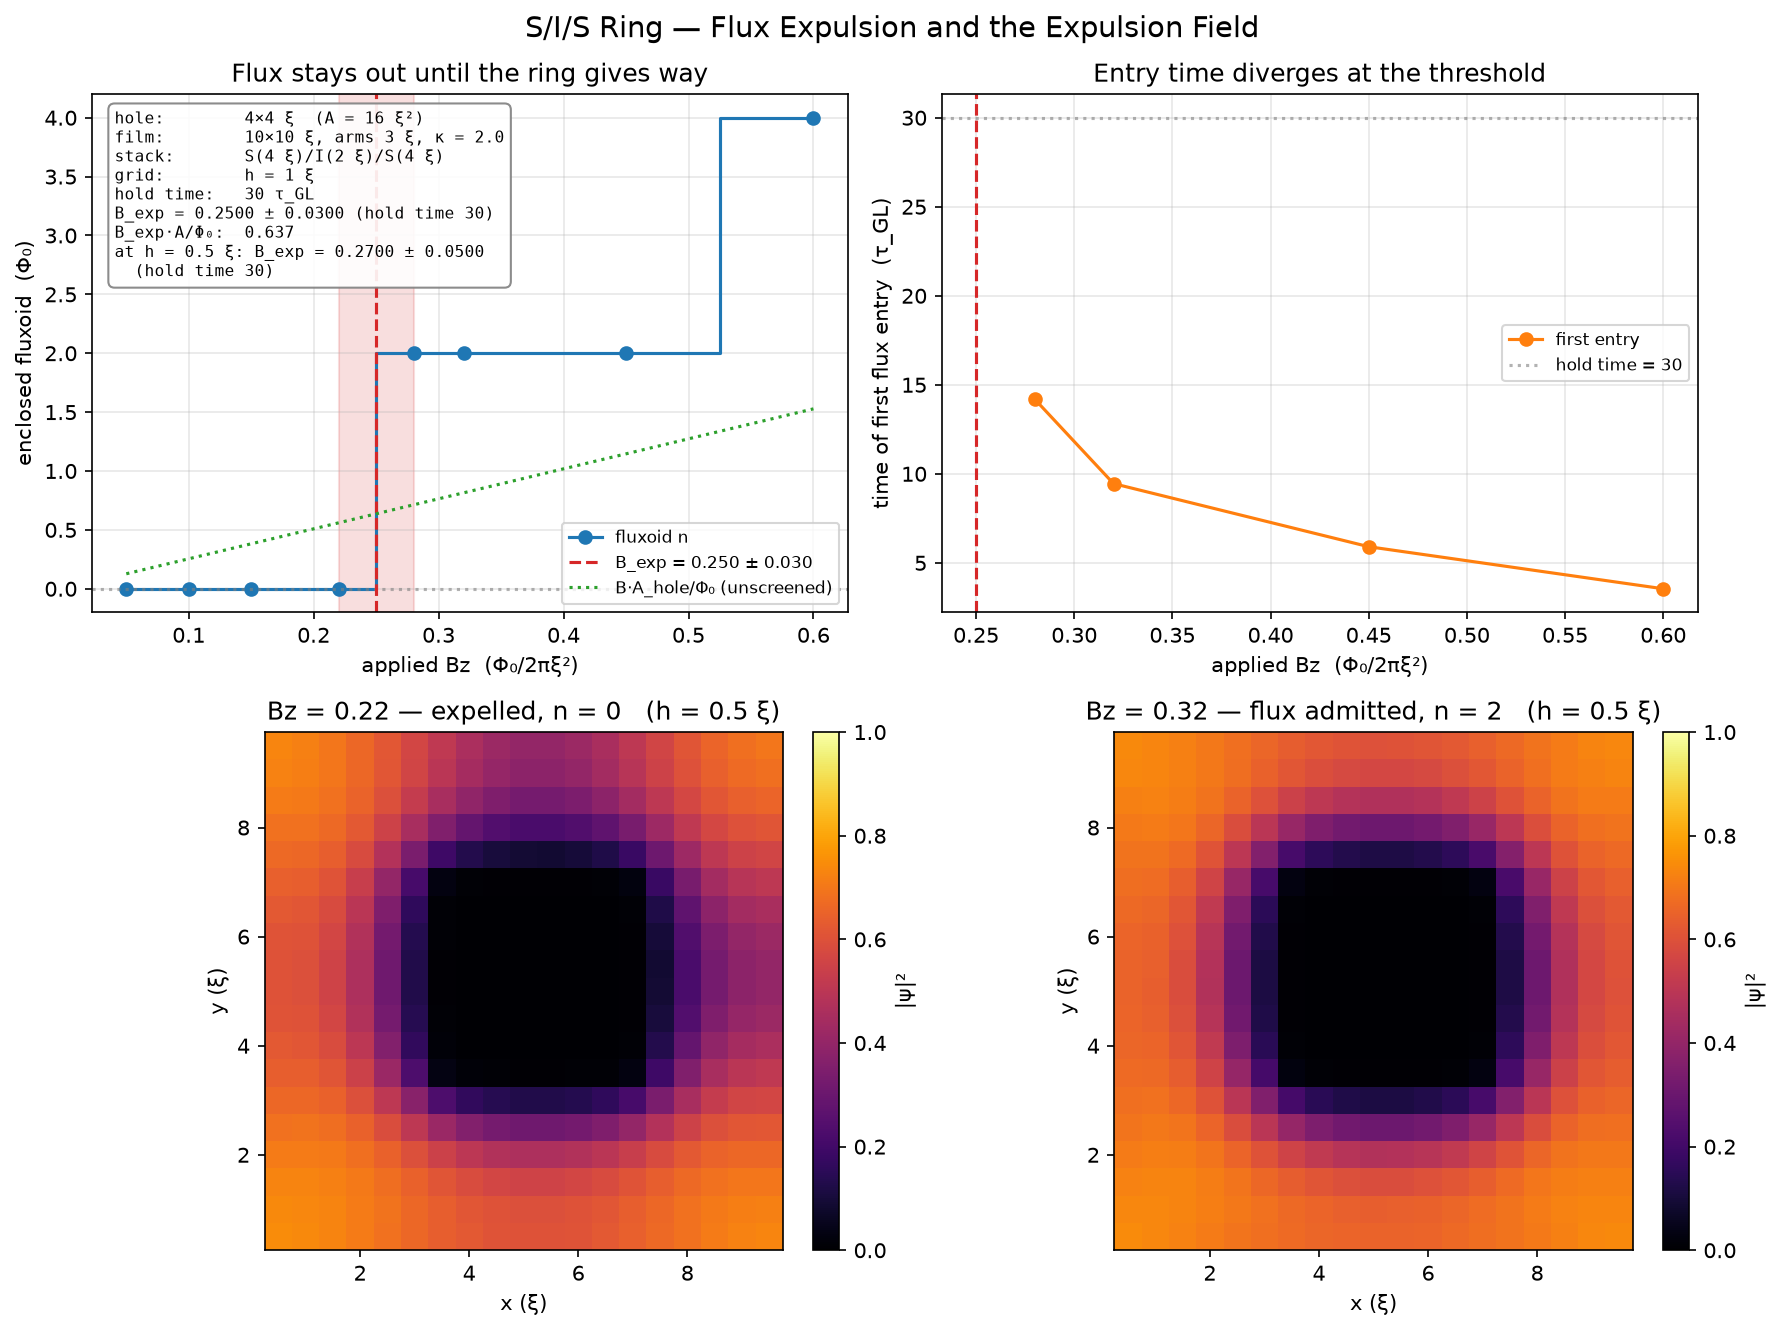

Write Python code to recreate this figure.
"""Flux expulsion by an S/I/S ring: how much field a hole can keep out.

A square hole is carved through both superconducting layers of an S/I/S stack,
leaving the oxide continuous.  The ring around the hole circulates a screening
current that holds the enclosed *fluxoid* at zero; above a threshold applied
field that current can no longer be sustained, a vortex crosses one of the arms,
and the fluxoid steps to a non-zero integer.

The figure shows the fluxoid staircase against applied field, the time at which
flux first enters (which diverges as the threshold is approached from above),
and the order parameter on either side of the threshold.
"""

from __future__ import annotations

import matplotlib

matplotlib.use("Agg")

from pathlib import Path

import matplotlib.pyplot as plt
import numpy as np
from tdgl3d import AppliedField, Device, Layer, SimulationParameters, Trilayer
from tdgl3d.analysis.expulsion import (
    expulsion_field,
    first_entry_time,
    fluxoid_history,
    rectangular_contour,
)
from tdgl3d.core.solution import Solution
from tdgl3d.physics.applied_field import build_boundary_field_vectors
from tdgl3d.physics.rhs import BoundaryVectors
from tdgl3d.solvers.integrators import forward_euler

PHI0 = 2.0 * np.pi


def build_ring(
    applied_bz: float,
    length: float,
    hole_size: float,
    h: float,
    kappa: float,
    sc_cells: int,
    insulator_cells: int,
    hz: float = 1.0,
):
    """S/I/S stack of side *length* with a square hole through both SC layers.

    Two modelling choices matter here and both are easy to get wrong:

    * The insulator is given the same κ as the superconductors.  Setting it to
      zero instead — which ``Layer`` permits — degenerates the φ-equation there
      (``LPHI ∝ κ² = 0``, ``FPHI ∝ J_s ∝ ψ = 0``), freezing the gauge field, so
      the oxide would block the field rather than transmit it.
    * The superconducting layers are ``sc_cells × hz`` thick and that has to
      exceed the proximity length.  The oxide suppresses ψ over roughly a
      coherence length on each side of the interface, so a 1 ξ layer is
      pair-broken all the way through: |ψ| collapses to ~1e-4 and every phase
      measured on it is noise.
    """
    n_cells = int(round(length / h))
    trilayer = Trilayer(
        bottom=Layer(thickness_z=sc_cells, kappa=kappa),
        insulator=Layer(thickness_z=insulator_cells, kappa=kappa, is_superconductor=False),
        top=Layer(thickness_z=sc_cells, kappa=kappa),
    )
    params = SimulationParameters(
        Nx=n_cells, Ny=n_cells, Nz=trilayer.Nz, hx=h, hy=h, hz=hz, kappa=kappa
    )
    device = Device(
        params,
        applied_field=AppliedField(Bz=applied_bz, t_on_fraction=1.0),
        trilayer=trilayer,
    )

    lo, hi = 0.5 * (length - hole_size), 0.5 * (length + hole_size)
    square = [(lo, lo), (hi, lo), (hi, hi), (lo, hi)]
    z_ranges = trilayer.z_ranges()
    device.add_hole(square, z_range=z_ranges["bottom"])
    device.add_hole(square, z_range=z_ranges["top"])
    return params, device, trilayer, (lo, hi, lo, hi)


def relax(params, device, applied_bz, t_stop, n_save=25):
    """Integrate to *t_stop* at a fixed applied field and wrap in a Solution."""
    idx = device.idx
    boundary = BoundaryVectors(
        *build_boundary_field_vectors(0.0, 0.0, applied_bz, params, idx)
    )
    # The familiar dt < h²/(4κ²) is a 2-D bound; in 3-D the curl-curl block's
    # spectral radius doubles and the limit halves.
    h_min = min(params.hx, params.hy, params.hz)
    dt = 0.9 * h_min**2 / (4.0 * params.kappa**2 * (2.0 if params.is_3d else 1.0))
    times, states = forward_euler(
        device.initial_state(noise_amplitude=0.0).data,
        params, idx, lambda t, X: boundary, 0.0, t_stop, dt,
        save_every=max(1, int(t_stop / dt / n_save)),
        progress=False, material=device.material,
    )
    return Solution(times=times, states=states, params=params, idx=idx, device=device)


def scan(fields, length, hole_size, h, kappa, sc_cells, insulator_cells, t_stop):
    """Relax at each applied field and return the fluxoid outcome of each run."""
    finals, entries, histories, solutions = [], [], [], {}
    for applied_bz in fields:
        params, device, trilayer, hole_bounds = build_ring(
            applied_bz, length, hole_size, h, kappa, sc_cells, insulator_cells
        )
        solution = relax(params, device, applied_bz, t_stop)
        contour = rectangular_contour(hole_bounds, params, margin=1.5)
        # A z-slice in the middle of the bottom superconducting layer.
        slice_z = max(trilayer.z_ranges()["bottom"][1] // 2 - 1, 0)
        history = fluxoid_history(solution, device, contour, slice_z=slice_z)

        histories.append(history)
        finals.append(float(history[-1]))
        entries.append(first_entry_time(solution.times, history))
        solutions[applied_bz] = (params, device, solution, slice_z)
    return finals, entries, histories, solutions


def main(output_dir: Path = Path(__file__).parent, small: bool = False) -> list[Path]:
    kappa = 2.0
    h = 1.0
    sc_cells, insulator_cells = 4, 2
    arm = 3.0
    if small:
        hole_size, t_stop = 2.0, 3.0
        fields = [0.2, 0.9]
        refine = []
    else:
        hole_size, t_stop = 4.0, 30.0
        fields = [0.05, 0.10, 0.15, 0.22, 0.28, 0.32, 0.45, 0.6]
        # Two fields either side of the threshold, repeated at half the in-plane
        # spacing, to show the bracket is not an artefact of the coarse grid.
        refine = [0.22, 0.32]
    length = hole_size + 2 * arm

    finals, entries, histories, solutions = scan(
        fields, length, hole_size, h, kappa, sc_cells, insulator_cells, t_stop
    )

    result = expulsion_field(fields, finals, entries, hold_time=t_stop)

    refined, fine_solutions, fine_finals = None, {}, []
    if refine:
        fine_finals, fine_entries, _, fine_solutions = scan(
            refine, length, hole_size, h / 2, kappa, sc_cells, insulator_cells, t_stop
        )
        refined = expulsion_field(refine, fine_finals, fine_entries, hold_time=t_stop)

    # Representative states either side of the threshold.  Prefer the refined
    # runs for the maps: at h = ξ the arms are only three cells wide.
    if refined is not None and refined.threshold is not None:
        map_source, map_fields = fine_solutions, refine
        map_finals = dict(zip(refine, fine_finals))
        map_h = h / 2
    else:
        map_source, map_fields = solutions, fields
        map_finals = dict(zip(fields, finals))
        map_h = h
    below = min(map_fields)
    above = max(map_fields)

    def psi_map(applied_bz):
        params, device, solution, slice_z = map_source[applied_bz]
        nx, ny, nz = params.Nx - 1, params.Ny - 1, max(params.Nz - 1, 1)
        cube = np.abs(solution.psi(step=-1)).reshape(nx, ny, nz) ** 2
        return params, cube[:, :, slice_z]

    fig, axes = plt.subplots(2, 2, figsize=(12, 9))

    # -- (0,0) fluxoid staircase vs applied field ---------------------------
    ax = axes[0, 0]
    ax.step(fields, finals, where="mid", color="C0", marker="o", label="fluxoid n")
    ax.axhline(0, color="gray", ls=":", alpha=0.6)
    if result.threshold is not None:
        ax.axvspan(result.last_expelled, result.first_entered, color="C3", alpha=0.15)
        ax.axvline(result.threshold, color="C3", ls="--", linewidth=1.5,
                   label=f"B_exp = {result.threshold:.3f} ± {result.uncertainty:.3f}")
    ideal = [applied_bz * hole_size**2 / PHI0 for applied_bz in fields]
    ax.plot(fields, ideal, ":", color="C2", linewidth=1.5,
            label="B·A_hole/Φ₀ (unscreened)")
    ax.set_xlabel("applied Bz  (Φ₀/2πξ²)")
    ax.set_ylabel("enclosed fluxoid  (Φ₀)")
    ax.set_title("Flux stays out until the ring gives way")
    ax.legend(fontsize=8)
    ax.grid(True, alpha=0.3)

    # -- (0,1) entry time vs field ------------------------------------------
    ax = axes[0, 1]
    entered = [(b, t) for b, t in zip(fields, entries) if t is not None]
    if entered:
        ax.plot([b for b, _ in entered], [t for _, t in entered],
                "o-", color="C1", label="first entry")
    ax.axhline(t_stop, color="gray", ls=":", alpha=0.6, label=f"hold time = {t_stop:g}")
    if result.threshold is not None:
        ax.axvline(result.threshold, color="C3", ls="--", linewidth=1.5)
    ax.set_xlabel("applied Bz  (Φ₀/2πξ²)")
    ax.set_ylabel("time of first flux entry  (τ_GL)")
    ax.set_title("Entry time diverges at the threshold")
    ax.legend(fontsize=8)
    ax.grid(True, alpha=0.3)

    text = (
        f"hole:        {hole_size:.0f}×{hole_size:.0f} ξ  (A = {hole_size**2:.0f} ξ²)\n"
        f"film:        {length:.0f}×{length:.0f} ξ, arms {arm:.0f} ξ, κ = {kappa}\n"
        f"stack:       S({sc_cells:.0f} ξ)/I({insulator_cells:.0f} ξ)/S({sc_cells:.0f} ξ)\n"
        f"grid:        h = {h:g} ξ\n"
        f"hold time:   {t_stop:g} τ_GL\n"
        f"{result.summary()}\n"
        f"B_exp·A/Φ₀:  "
        + (f"{result.threshold * hole_size**2 / PHI0:.3f}"
           if result.threshold is not None else "—")
        + (f"\nat h = {h / 2:g} ξ: " + refined.summary().replace("(hold time", "\n  (hold time")
           if refined is not None and refined.threshold is not None else "")
    )
    axes[0, 0].text(
        0.03, 0.97, text, transform=axes[0, 0].transAxes, fontsize=7.5,
        fontfamily="monospace", verticalalignment="top", horizontalalignment="left",
        bbox=dict(boxstyle="round,pad=0.4", facecolor="white", edgecolor="gray", alpha=0.9),
    )

    # -- bottom row: |ψ|² either side of the threshold -----------------------
    for ax, applied_bz, label in (
        (axes[1, 0], below, "expelled"),
        (axes[1, 1], above, "flux admitted"),
    ):
        params, field_map = psi_map(applied_bz)
        xs = np.arange(1, params.Nx) * params.hx
        ys = np.arange(1, params.Ny) * params.hy
        mesh = ax.pcolormesh(
            *np.meshgrid(xs, ys, indexing="ij"), field_map,
            cmap="inferno", vmin=0.0, vmax=1.0, shading="auto",
        )
        fig.colorbar(mesh, ax=ax, fraction=0.046, pad=0.04, label="|ψ|²")
        n_here = abs(map_finals[applied_bz])
        ax.set_title(
            f"Bz = {applied_bz:g} — {label}, n = {n_here:.0f}   (h = {map_h:g} ξ)"
        )
        ax.set_xlabel("x (ξ)")
        ax.set_ylabel("y (ξ)")
        ax.set_aspect("equal")

    fig.suptitle(
        "S/I/S Ring — Flux Expulsion and the Expulsion Field", fontsize=14, y=0.98
    )
    fig.tight_layout()

    out = output_dir / "sis_hole_expulsion.png"
    fig.savefig(out, dpi=150, bbox_inches="tight")
    plt.close(fig)

    # -- fluxoid histories, one line per field ------------------------------
    fig2, ax = plt.subplots(figsize=(7, 4.5))
    for applied_bz, history in zip(fields, histories):
        params, device, solution, _ = solutions[applied_bz]
        ax.plot(solution.times, history, drawstyle="steps-post",
                label=f"Bz = {applied_bz:g}")
    ax.set_xlabel("t (τ_GL)")
    ax.set_ylabel("enclosed fluxoid  (Φ₀)")
    ax.set_title(
        "Flux enters in whole quanta, sooner the higher the field\n"
        "(pairs, because the noiseless device is C4-symmetric)",
        fontsize=11,
    )
    ax.legend(fontsize=7, ncol=2)
    ax.grid(True, alpha=0.3)
    fig2.tight_layout()
    out2 = output_dir / "sis_hole_fluxoid_history.png"
    fig2.savefig(out2, dpi=150, bbox_inches="tight")
    plt.close(fig2)

    print(result.summary())
    return [out, out2]


if __name__ == "__main__":
    main()
